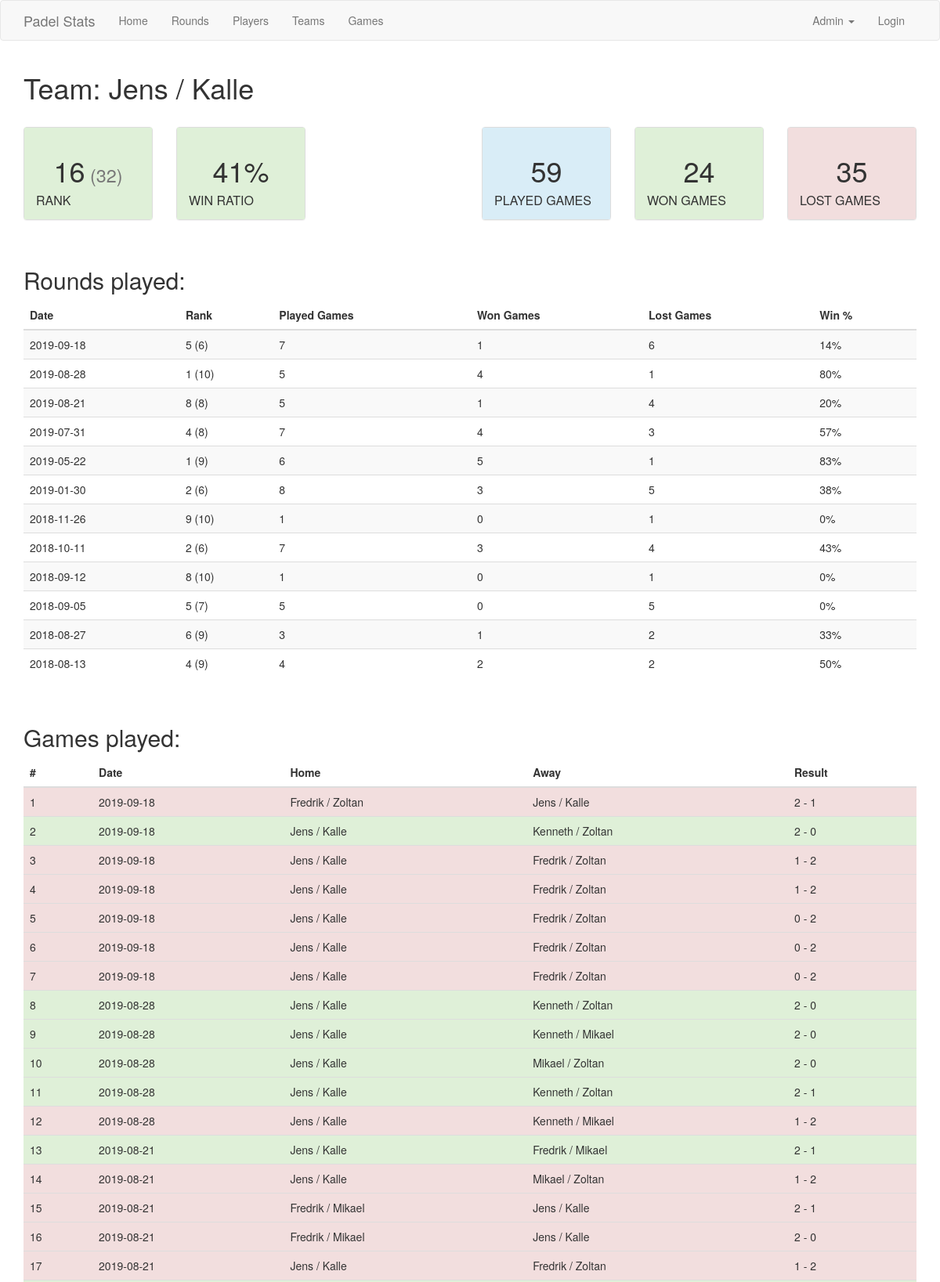
The page /team/3 (upper part) on the database its author committed.
### app/models.py (models this page shows, shortened)
class Team(db.Model):
	id = db.Column(db.Integer, primary_key=True)
	teamname = db.Column(db.String(64), index=True, unique=True)
	player1_id = db.Column(db.Integer, db.ForeignKey('player.id'))
	player2_id = db.Column(db.Integer, db.ForeignKey('player.id'))
	player1 = db.relationship("Player", foreign_keys=[player1_id])
	player2 = db.relationship("Player", foreign_keys=[player2_id])

class Game(db.Model):
	id = db.Column(db.Integer, primary_key=True)
	date = db.Column(db.Date)
	team1_id = db.Column(db.Integer, db.ForeignKey('team.id'))
	team2_id = db.Column(db.Integer, db.ForeignKey('team.id'))
	score_team1 = db.Column(db.Integer)
	score_team2 = db.Column(db.Integer)
	winner_team_id = db.Column(db.Integer, db.ForeignKey('team.id'))
	loser_team_id = db.Column(db.Integer, db.ForeignKey('team.id'))
	team1 = db.relationship('Team', foreign_keys=[team1_id])
	team2 = db.relationship('Team', foreign_keys=[team2_id])
	winner = db.relationship('Team', foreign_keys=[winner_team_id])
	loser = db.relationship('Team', foreign_keys=[loser_team_id])

### app/routes.py (the view)
@app.route('/team/<teamid>')
def team(teamid):
    team = Team.query.filter_by(id=teamid).first_or_404()
    games = Game.query.all()
    team_games = Game.query.filter(or_(Game.team1_id == teamid, Game.team2_id == teamid)).order_by(Game.date.desc())
    all_teams_stats = get_team_stats(games)
    team_stats = next(item for item in all_teams_stats if item['name'] == team.teamname)
    team_stats['teams'] = len(all_teams_stats)
    dates = {}
    for g in team_games:
        dates[g.date] = g.date
    team_round_stats = []
    for d in dates:
        round_games = Game.query.filter_by(date=d).all()
        all_teams_stats = get_team_stats(round_games)
        team_round_stats.append(next(item for item in all_teams_stats if item['name'] == team.teamname))
        team_round_stats[-1]['date'] = d
        team_round_stats[-1]['teams'] = len(all_teams_stats)
    return render_template('team.html', team=team, team_stats=team_stats,
                           team_games=team_games, team_round_stats=team_round_stats)

### app/routes.py (called while the page is built)
def get_team_stats(games):
    team_stats = []
    active_teams = get_active_teams(games)
    for k, v in active_teams.items():
        team_stats.append({'id': k, 'name': v, 'rank': 0, 'pld': 0, 'w': 0, 'l': 0, 'wr': 0.0})
    for g in games:
        for t in team_stats:
            if t['name'] == g.winner.teamname:
                t['w'] += 1
            elif t['name'] == g.loser.teamname:
                t['l'] += 1
    for t in team_stats:
        t['pld'] = t['w'] + t['l']
        t['wr'] = t['w'] / t['pld']
    team_stats = sorted(team_stats, key=lambda i: i['wr'], reverse=True)
    i = 1
    for t in team_stats:
        t['rank'] = i
        i += 1
    return team_stats

def get_active_teams(games):
    active_teams = {}
    for g in games:
        active_teams[g.winner.id] = g.winner.teamname
        active_teams[g.loser.id] = g.loser.teamname
    return active_teams

### app/templates/team.html (shortened to what this page needs)
{% extends "base.html" %}
{% block head %}
    {{ super() }}
{% endblock %}
{% block app_content %}
<h1>Team: {{ team.teamname }}</h1>
<br>
<div class="row">
    <div class="col-md-2">
        <div class="panel panel-default">
            <div class="panel-body bg-success">
                <h1 class="panel-text text-center">{{ team_stats['rank'] }}<small> ({{ team_stats['teams'] }})</small></h1>
                <h4 class="panel-title text-muted">RANK</h4>
            </div>
        </div>
    </div>
    <div class="col-md-2">
        <div class="panel panel-default">
            <div class="panel-body bg-success">
                <h1 class="panel-text text-center">{{ "{0:.0%}".format(team_stats['wr']) }}</h1>
                <h4 class="panel-title">WIN RATIO</h4>
            </div>
        </div>
    </div>
    <div class="col-md-2">
    </div>
    <div class="col-md-2">
        <div class="panel panel-default">
            <div class="panel-body bg-info">
                <h1 class="panel-text text-center">{{ team_stats['pld'] }}</h1>
                <h4 class="panel-title">PLAYED GAMES</h4>
            </div>
        </div>
    </div>
    <div class="col-md-2">
        <div class="panel panel-default">
            <div class="panel-body bg-success">
                <h1 class="panel-text text-center">{{ team_stats['w'] }}</h1>
                <h4 class="panel-title">WON GAMES</h4>
            </div>
        </div>
    </div>
    <div class="col-md-2">
        <div class="panel panel-default">
            <div class="panel-body bg-danger">
                <h1 class="panel-text text-center">{{ team_stats['l'] }}</h1>
                <h4 class="panel-title">LOST GAMES</h4>
            </div>
        </div>
    </div>
</div>
<br>
<h2>Rounds played:</h2>
<div class="col-md.12">
    <table class="table table-striped">
        <thead>
            <tr>
                <th	scope="col">Date</th>
                <th	scope="col">Rank</th>
                <th scope="col">Played Games</th>
                <th scope="col">Won Games</th>
                <th scope="col">Lost Games</th>
                <th scope="col">Win %</th>
            </tr>
        </thead>
        <tbody>
            {% for t in team_round_stats: %}
            <tr>
                <td>{{ t['date'] }}</td>
                <td>{{ t['rank'] }} ({{ t['teams']}})</td>
                <td>{{ t['pld'] }}</td>
                <td>{{ t['w'] }}</td>
                <td>{{ t['l'] }}</td>
                <td>{{ "{0:.0%}".format(t['wr']) }}</td>
            </tr>
            {% endfor %}
        </tbody>
    </table>
</div>
<br>
<h2>Games played:</h2>
<table class="table table-striped">
    <thead>
        <tr>
            <th	scope="col">#</th>
            <th scope="col">Date</th>
            <th scope="col">Home</th>
            <th scope="col">Away</th>
            <th scope="col">Result</th>
        </tr>
    </thead>
    <tbody>
    {% for g in team_games: %}
        {% if g.winner_team_id==team.id %}
        <tr class="success">
        {% else %}
        <tr class="danger">
        {% endif %}
            <td>{{ loop.index0 + 1 }}</td>
            <td>{{ g.date }}</td>
            <td>{{ g.team1.teamname }}</td>
            <td>{{ g.team2.teamname }}</td>
            <td>{{ g.score_team1 }} - {{ g.score_team2 }}</td>
        </tr>
    {% endfor %}
    </tbody>
</table>
{% endblock %}

### rows shown on the page
Team: teamname "Jens / Kalle", date "2019-09-18", rank "5", teams "6", pld "7", w "1", l "6", wr "14%", date "2019-08-28", rank "1", teams "10", pld "5", w "4", l "1", wr "80%", date "2019-08-21", rank "8", teams "8", l "4", wr "20%", date "2019-07-31", rank "4", l "3", wr "57%", date "2019-05-22", teams "9", pld "6", w "5", wr "83%", date "2019-01-30", rank "2", pld "8", w "3", l "5", wr "38%", date "2018-11-26", rank "9", pld "1", w "0", wr "0%", date "2018-10-11", wr "43%", date "2018-09-12", date "2018-09-05", teams "7", date "2018-08-27", rank "6", pld "3", l "2", wr "33%", date "2018-08-13", pld "4", w "2", wr "50%"
Game: date "2019-09-18", team1.teamname "Fredrik / Zoltan", team2.teamname "Jens / Kalle", score_team1 "2", score_team2 "1"
Game: date "2019-09-18", team1.teamname "Jens / Kalle", team2.teamname "Kenneth / Zoltan", score_team1 "2", score_team2 "0"
Game: date "2019-09-18", team1.teamname "Jens / Kalle", team2.teamname "Fredrik / Zoltan", score_team1 "1", score_team2 "2"
Game: date "2019-09-18", team1.teamname "Jens / Kalle", team2.teamname "Fredrik / Zoltan", score_team1 "1", score_team2 "2"
Game: date "2019-09-18", team1.teamname "Jens / Kalle", team2.teamname "Fredrik / Zoltan", score_team1 "0", score_team2 "2"
Game: date "2019-09-18", team1.teamname "Jens / Kalle", team2.teamname "Fredrik / Zoltan", score_team1 "0", score_team2 "2"
Game: date "2019-09-18", team1.teamname "Jens / Kalle", team2.teamname "Fredrik / Zoltan", score_team1 "0", score_team2 "2"
Game: date "2019-08-28", team1.teamname "Jens / Kalle", team2.teamname "Kenneth / Zoltan", score_team1 "2", score_team2 "0"
Game: date "2019-08-28", team1.teamname "Jens / Kalle", team2.teamname "Kenneth / Mikael", score_team1 "2", score_team2 "0"
Game: date "2019-08-28", team1.teamname "Jens / Kalle", team2.teamname "Mikael / Zoltan", score_team1 "2", score_team2 "0"
Game: date "2019-08-28", team1.teamname "Jens / Kalle", team2.teamname "Kenneth / Zoltan", score_team1 "2", score_team2 "1"
Game: date "2019-08-28", team1.teamname "Jens / Kalle", team2.teamname "Kenneth / Mikael", score_team1 "1", score_team2 "2"
Game: date "2019-08-21", team1.teamname "Jens / Kalle", team2.teamname "Fredrik / Mikael", score_team1 "2", score_team2 "1"
Game: date "2019-08-21", team1.teamname "Jens / Kalle", team2.teamname "Mikael / Zoltan", score_team1 "1", score_team2 "2"
Game: date "2019-08-21", team1.teamname "Fredrik / Mikael", team2.teamname "Jens / Kalle", score_team1 "2", score_team2 "1"
Game: date "2019-08-21", team1.teamname "Fredrik / Mikael", team2.teamname "Jens / Kalle", score_team1 "2", score_team2 "0"
Game: date "2019-08-21", team1.teamname "Jens / Kalle", team2.teamname "Fredrik / Zoltan", score_team1 "1", score_team2 "2"

### other values the page prints
{{ team_stats['rank'] }} "16"
{{ team_stats['teams'] }} "32"
{{ "{0:.0%}".format(team_stats['wr']) }} "41%"
{{ team_stats['pld'] }} "59"
{{ team_stats['w'] }} "24"
{{ team_stats['l'] }} "35"
